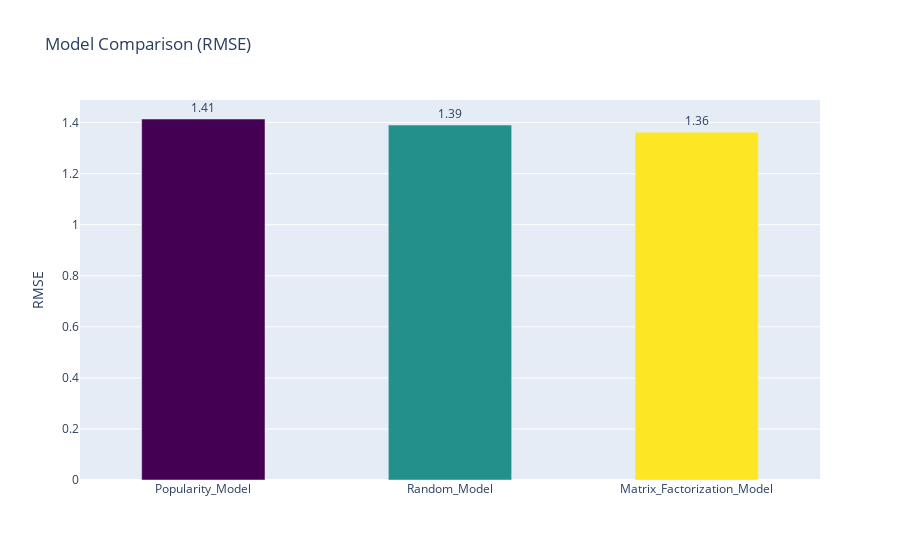

Notebook cell for this chart:
### Code cell
rmse_eval = []

for model in models:

    pred = predict_all(model)
    rmse_score = rmse(true, pred)
    rmse_eval.append([model.__name__, rmse_score])

rmse_perf = pd.DataFrame(rmse_eval, columns=['model','value'])

rmse_comp = go.Figure([go.Bar(
    x=rmse_perf.model,
    y=rmse_perf.value,
    width=.5,
    text=round(rmse_perf.value,2),
    textposition='outside',
    marker=dict(color=rmse_perf.index, colorscale='Viridis')
)])

rmse_comp.update_layout(
    barmode='group',
    title='Model Comparison (RMSE)',
    yaxis=dict(title='RMSE')
)

rmse_comp.show()

### Figure 1 — Plotly figure (JSON) as saved in the notebook; plotly's stock layout.template omitted (floating-point values rounded to 4 significant figures)
{"data": [{"marker": {"color": [0, 1, 2], "colorscale": [[0, "#440154"], [0.1111, "#482878"], [0.2222, "#3e4989"], [0.3333, "#31688e"], [0.4444, "#26828e"], [0.5556, "#1f9e89"], [0.6667, "#35b779"], [0.7778, "#6ece58"], [0.8889, "#b5de2b"], [1, "#fde725"]]}, "text": [1.41, 1.39, 1.36], "textposition": "outside", "type": "bar", "width": 0.5, "x": ["Popularity_Model", "Random_Model", "Matrix_Factorization_Model"], "y": [1.414, 1.39, 1.362]}], "layout": {"barmode": "group", "title": {"text": "Model Comparison (RMSE)"}, "yaxis": {"title": {"text": "RMSE"}}}}
